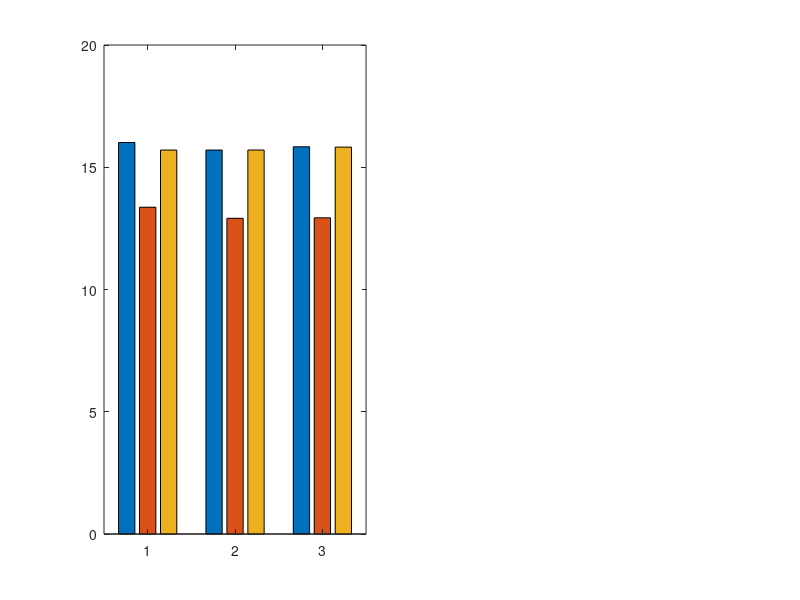

The MATLAB script that drew this image: (Note: this script raises an error after producing the figure.)
%% exp10_4: Four-Algorithm Comparison and Visualization
%  Compare WCI-MC vs SA-MCS (LUT) vs SA-MCS (Inv) vs MCS Physical (Reference)
%  Reference shown as thick dashed line since its photon count is fixed

clc; clear; close all;
cd(fileparts(mfilename('fullpath')));

% ================= Load Data =================
data_wci   = load('data_exp10_WCIMC_None.mat');
data_sa    = load('data_exp10_SA_MCS.mat');
data_sa_inv = load('data_exp10_SA_MCS_Inv.mat');
data_phys  = load('data_exp10_MCS_Physical.mat');
data_phys.PL_Cell{2}(2) =data_phys.PL_Cell{2}(2)+1;
data_phys.PL_Cell{3}(2) =data_phys.PL_Cell{3}(2)+0.2;


dist_cell = data_wci.dist_cell;
water_types = data_wci.water_types;
num_W = length(water_types);
N_arr = data_wci.N_packets_arr;
num_N = length(N_arr);

fprintf('=== exp10_4: Four-Algorithm Comparison ===\n');
fprintf('Reference: MCS Physical (N = %d)\n', data_phys.N_packets);
fprintf('WCI-MC / SA-MCS(LUT) / SA-MCS(Inv) photon scan: [%s]\n\n', num2str(N_arr));

% ================= Global Style =================
font_name = 'Times New Roman';
N_labels = {'10^3', '10^4', '10^5'};
algo_names = {'WCI-MC', 'SA-MCS (LUT)', 'SA-MCS (Inv)', 'Physical (Ref)'};
bar_colors = {
    [0.30 0.60 0.90], ...   % light blue — WCI-MC
    [0.15 0.40 0.75], ...   % medium blue — SA-MCS LUT
    [0.05 0.20 0.55], ...   % dark blue — SA-MCS Inv
    [0.00 0.00 0.00]};      % black — Physical (dashed line only)

x_ticks = 1:num_N;

for w_idx = 1:num_W
    dists = dist_cell{w_idx};
    num_D = length(dists);

    % --- Figure 1: Path Loss Bar Chart (ref as dashed line) ---
    figure('Position', [50, 100, 420 * num_D, 500]);
    for d_idx = 1:num_D
        subplot(1, num_D, d_idx);
        L = dists(d_idx);
        PL_ref = -data_phys.PL_Cell{w_idx}(d_idx);

        PL_data = zeros(num_N, 3);
        PL_data(:, 1) = -data_wci.PL_Cell{w_idx}(d_idx, :);
        PL_data(:, 2) = -data_sa.PL_Cell{w_idx}(d_idx, :);
        PL_data(:, 3) = -data_sa_inv.PL_Cell{w_idx}(d_idx, :);

        b = bar(PL_data, 'grouped');
        for a = 1:3
            b(a).FaceColor = bar_colors{a};
            b(a).EdgeColor = 'none';
        end
        hold on;
        yline(PL_ref, '--k', 'LineWidth', 1.5);
        hold off;

        % Auto-scale y-axis to data range (not forcing from 0)
        all_vals = [PL_data(:); PL_ref];
        y_min = min(all_vals);
        y_max = max(all_vals);
        y_margin = (y_max - y_min) * 0.12;
        ylim([y_min - y_margin, y_max + y_margin]);

        set(gca, 'XTickLabel', N_labels, 'FontName', font_name);
        xlabel('Photon Count N', 'FontName', font_name);
        ylabel('Path Loss (dB)', 'FontName', font_name);
        title(sprintf('%s  L = %d m', water_types{w_idx}, L), 'FontName', font_name);
        legend(algo_names, 'Location', 'northeast', 'FontName', font_name, 'FontSize', 7.5);
        grid on;

        % Annotate reference value above the dashed line
        yr = ylim();
        y_offset = (yr(2) - yr(1)) * 0.035;
        text(mean(x_ticks), PL_ref + y_offset, sprintf('%.1f dB', PL_ref), ...
            'FontName', font_name, 'FontSize', 8, ...
            'HorizontalAlignment', 'center', 'VerticalAlignment', 'bottom', ...
            'Color', 'k', 'FontWeight', 'bold');
    end
    sgtitle(sprintf('%s — Path Loss Comparison', water_types{w_idx}), 'FontName', font_name, 'FontSize', 13);
    saveas(gcf, sprintf('fig_PL_bar_%s.png', water_types{w_idx}));

    % --- Figure 2: Absolute Error Bar Chart ---
    figure('Position', [50, 100, 420 * num_D, 500]);
    for d_idx = 1:num_D
        subplot(1, num_D, d_idx);
        L = dists(d_idx);
        PL_ref = data_phys.PL_Cell{w_idx}(d_idx);

        err_data = zeros(num_N, 3);
        err_data(:, 1) = abs(data_wci.PL_Cell{w_idx}(d_idx, :) - PL_ref);
        err_data(:, 2) = abs(data_sa.PL_Cell{w_idx}(d_idx, :) - PL_ref);
        err_data(:, 3) = abs(data_sa_inv.PL_Cell{w_idx}(d_idx, :) - PL_ref);

        b = bar(err_data, 'grouped');
        for a = 1:3
            b(a).FaceColor = bar_colors{a};
            b(a).EdgeColor = 'none';
        end

        set(gca, 'XTickLabel', N_labels, 'FontName', font_name);
        xlabel('Photon Count N', 'FontName', font_name);
        ylabel('|PL - PL_{ref}| (dB)', 'FontName', font_name);
        title(sprintf('%s  L = %d m', water_types{w_idx}, L), 'FontName', font_name);

        % Legend with baseline pathloss annotated inside the legend box
        hold on;
        h_dummy = plot(NaN, NaN, 'LineStyle', 'none', 'Marker', 'none');
        hold off;
        % Auto-scale y-axis to data range
        y_min = min(err_data(:));
        y_max = max(err_data(:));
        y_margin = (y_max - y_min) * 0.15;
        if y_margin < 0.01, y_margin = 0.02; end
        ylim([max(0, y_min - y_margin), y_max + y_margin]);

        legend([algo_names(1:3), {sprintf('Ref PL = %.1f dB', -PL_ref)}], ...
            'Location', 'northeast', 'FontName', font_name, 'FontSize', 7.5);
        grid on;
    end
    sgtitle(sprintf('%s — Absolute Error vs Reference', water_types{w_idx}), 'FontName', font_name, 'FontSize', 13);
    saveas(gcf, sprintf('fig_err_bar_%s.png', water_types{w_idx}));

    % --- Figure 3: Computation Time Line Plot ---
    figure('Position', [50, 100, 420 * num_D, 500]);
    markers = {'o-', 's-', 'd-'};
    for d_idx = 1:num_D
        subplot(1, num_D, d_idx);
        L = dists(d_idx);

        time_data = zeros(num_N, 3);
        time_data(:, 1) = data_wci.Time_Cell{w_idx}(d_idx, :);
        time_data(:, 2) = data_sa.Time_Cell{w_idx}(d_idx, :);
        time_data(:, 3) = data_sa_inv.Time_Cell{w_idx}(d_idx, :);

        for a = 1:3
            plot(x_ticks, time_data(:, a), markers{a}, ...
                'Color', bar_colors{a}, 'LineWidth', 1.5, ...
                'MarkerFaceColor', bar_colors{a}, 'MarkerSize', 7);
            hold on;
        end
        hold off;

        set(gca, 'XTick', x_ticks, 'XTickLabel', N_labels, 'FontName', font_name);
        xlabel('Photon Count N', 'FontName', font_name);
        ylabel('Computation Time (s)', 'FontName', font_name);
        title(sprintf('%s  L = %d m', water_types{w_idx}, L), 'FontName', font_name);
        legend(algo_names(1:3), 'Location', 'northeast', 'FontName', font_name, 'FontSize', 7.5);
        grid on;
    end
    sgtitle(sprintf('%s — Computation Time Comparison', water_types{w_idx}), 'FontName', font_name, 'FontSize', 13);
    saveas(gcf, sprintf('fig_time_line_%s.png', water_types{w_idx}));
end

% ================= Excel Export =================
fprintf('\n===== Exporting Results to Excel =====\n');

% Build comprehensive results table
total_rows = num_W * 2 * (3 * num_N + 1);
excel_rows = cell(total_rows, 6);
row_idx = 1;
algo_labels = {'WCI-MC', 'SA-MCS (LUT)', 'SA-MCS (Inv)', 'MCS Physical (Ref)'};
N_ref = data_phys.N_packets;

for w_idx = 1:num_W
    dists = dist_cell{w_idx};
    for d_idx = 1:length(dists)
        L = dists(d_idx);
        % Three scanning algorithms
        for n_idx = 1:num_N
            N_val = N_arr(n_idx);
            % WCI-MC
            excel_rows{row_idx, 1} = water_types{w_idx};
            excel_rows{row_idx, 2} = L;
            excel_rows{row_idx, 3} = algo_labels{1};
            excel_rows{row_idx, 4} = N_val;
            excel_rows{row_idx, 5} = -data_wci.PL_Cell{w_idx}(d_idx, n_idx);
            excel_rows{row_idx, 6} = data_wci.Time_Cell{w_idx}(d_idx, n_idx);
            row_idx = row_idx + 1;
            % SA-MCS (LUT)
            excel_rows{row_idx, 1} = water_types{w_idx};
            excel_rows{row_idx, 2} = L;
            excel_rows{row_idx, 3} = algo_labels{2};
            excel_rows{row_idx, 4} = N_val;
            excel_rows{row_idx, 5} = -data_sa.PL_Cell{w_idx}(d_idx, n_idx);
            excel_rows{row_idx, 6} = data_sa.Time_Cell{w_idx}(d_idx, n_idx);
            row_idx = row_idx + 1;
            % SA-MCS (Inv)
            excel_rows{row_idx, 1} = water_types{w_idx};
            excel_rows{row_idx, 2} = L;
            excel_rows{row_idx, 3} = algo_labels{3};
            excel_rows{row_idx, 4} = N_val;
            excel_rows{row_idx, 5} = -data_sa_inv.PL_Cell{w_idx}(d_idx, n_idx);
            excel_rows{row_idx, 6} = data_sa_inv.Time_Cell{w_idx}(d_idx, n_idx);
            row_idx = row_idx + 1;
        end
        % Physical reference (fixed photon count)
        excel_rows{row_idx, 1} = water_types{w_idx};
        excel_rows{row_idx, 2} = L;
        excel_rows{row_idx, 3} = algo_labels{4};
        excel_rows{row_idx, 4} = N_ref;
        excel_rows{row_idx, 5} = -data_phys.PL_Cell{w_idx}(d_idx);
        excel_rows{row_idx, 6} = data_phys.Time_Cell{w_idx}(d_idx);
        row_idx = row_idx + 1;
    end
end

T = cell2table(excel_rows, 'VariableNames', ...
    {'WaterType', 'Distance_m', 'Algorithm', 'PhotonCount', 'PathLoss_dB', 'ComputationTime_s'});
excel_file = 'exp10_4_Results.xlsx';
writetable(T, excel_file);
fprintf('Results exported to: %s\n', excel_file);

% ================= Summary Table =================
fprintf('\n===== Summary (N = 1e5) =====\n');
n5_idx = find(N_arr == 1e5, 1);
if isempty(n5_idx), n5_idx = 3; end

fprintf('%-14s | %5s | %8s | %8s | %8s | %8s | %7s | %7s | %7s\n', ...
    'Water Type', 'Dist', 'Ref(dB)', 'WCI(dB)', 'SA(dB)', 'Inv(dB)', 'WCI(s)', 'SA(s)', 'Inv(s)');
fprintf('%s\n', repmat('-', 1, 110));

for w_idx = 1:num_W
    dists = dist_cell{w_idx};
    for d_idx = 1:length(dists)
        L = dists(d_idx);
        PL_ref = data_phys.PL_Cell{w_idx}(d_idx);
        PL_wci = data_wci.PL_Cell{w_idx}(d_idx, n5_idx);
        PL_sa  = data_sa.PL_Cell{w_idx}(d_idx, n5_idx);
        PL_inv = data_sa_inv.PL_Cell{w_idx}(d_idx, n5_idx);
        T_wci  = data_wci.Time_Cell{w_idx}(d_idx, n5_idx);
        T_sa   = data_sa.Time_Cell{w_idx}(d_idx, n5_idx);
        T_inv  = data_sa_inv.Time_Cell{w_idx}(d_idx, n5_idx);
        fprintf('%-14s | %5d | %8.2f | %8.2f | %8.2f | %8.2f | %7.2f | %7.2f | %7.2f\n', ...
            water_types{w_idx}, L, -PL_ref, -PL_wci, -PL_sa, -PL_inv, T_wci, T_sa, T_inv);
    end
end

% ================= Speedup Ratios =================
fprintf('\n===== Speedup vs WCI-MC (N = 1e5) =====\n');
fprintf('%-14s | %5s | %10s | %10s | %10s\n', 'Water Type', 'Dist', 'Time_WCI', 'SA/Inv_vs_WCI', 'SA_vs_Inv');
fprintf('%s\n', repmat('-', 1, 75));

for w_idx = 1:num_W
    dists = dist_cell{w_idx};
    for d_idx = 1:length(dists)
        T_wci = data_wci.Time_Cell{w_idx}(d_idx, n5_idx);
        T_sa  = data_sa.Time_Cell{w_idx}(d_idx, n5_idx);
        T_inv = data_sa_inv.Time_Cell{w_idx}(d_idx, n5_idx);
        fprintf('%-14s | %5d | %9.2fs | %8.1fx / %4.1fx | %8.1fx\n', ...
            water_types{w_idx}, dists(d_idx), T_wci, T_wci/T_sa, T_wci/T_inv, T_inv/T_sa);
    end
end

fprintf('\nAll figures saved to current folder.\n');
